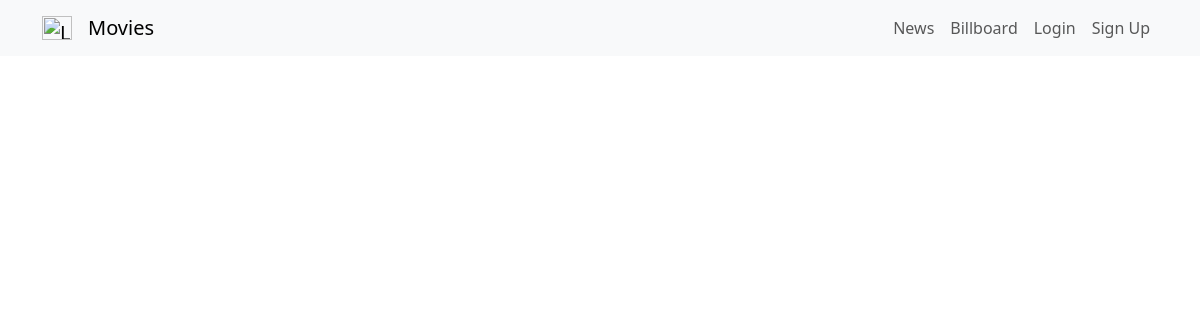
The page /news/ on the database as committed earlier.
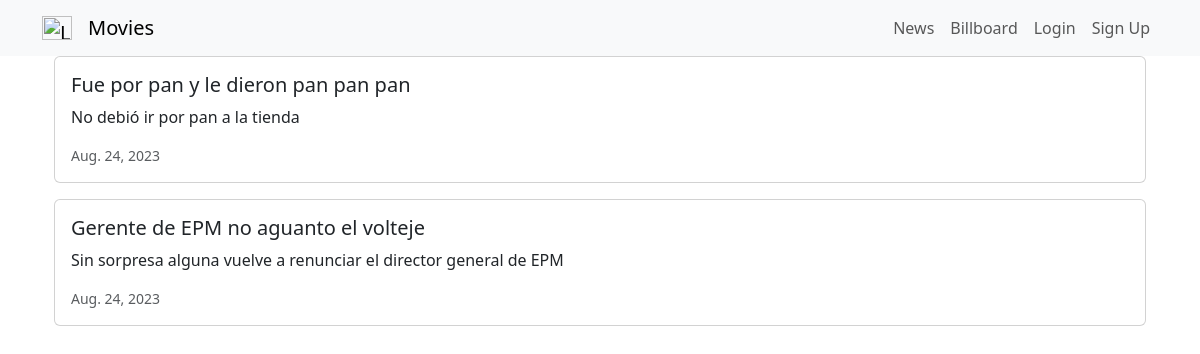
The same page on the database as committed later.
### news/models.py (models this page shows, shortened)
class News(models.Model):
    headline = models.CharField(max_length=200)
    body = models.TextField()
    date = models.DateField()

### news/views.py (the view)
# urls.py: path('news/', include('news.urls')),
def news(request):
    newss= News.objects.all().order_by('-date')
    return render(request, 'news.html', {'newss' : newss})

### news/templates/news.html (shortened to what this page needs)
<html lang="en">
<head>
    <link href="https://cdn.jsdelivr.net/npm/bootstrap@5.3.1/dist/css/bootstrap.min.css" rel="stylesheet">
</head>
<body>
    {% extends 'base.html' %}
    {% block content %}
<div class="container">
{% for news in newss %}
<div class = "card mb-3">
    <div class="row g-0">
        <div>
            <div class="card-body">
                <h5 class="card-title">{{ news.headline }}</h5>
                <p class="card-text">{{ news.body }}</p>
                <p class= "card-text"> <small class="text-muted">
                    {{ news.date }}
                </small> </p>
            </div>
        </div>
    </div>
</div>
{% endfor %}
</div>
{% endblock content %}

Rows that differ between the two databases and show on the page:
added News: headline "Fue por pan y le dieron pan pan pan", body "No debió ir por pan a la tienda", date "Aug. 24, 2023"
added News: headline "Gerente de EPM no aguanto el volteje", body "Sin sorpresa alguna vuelve a renunciar el director general de EPM", date "Aug. 24, 2023"
